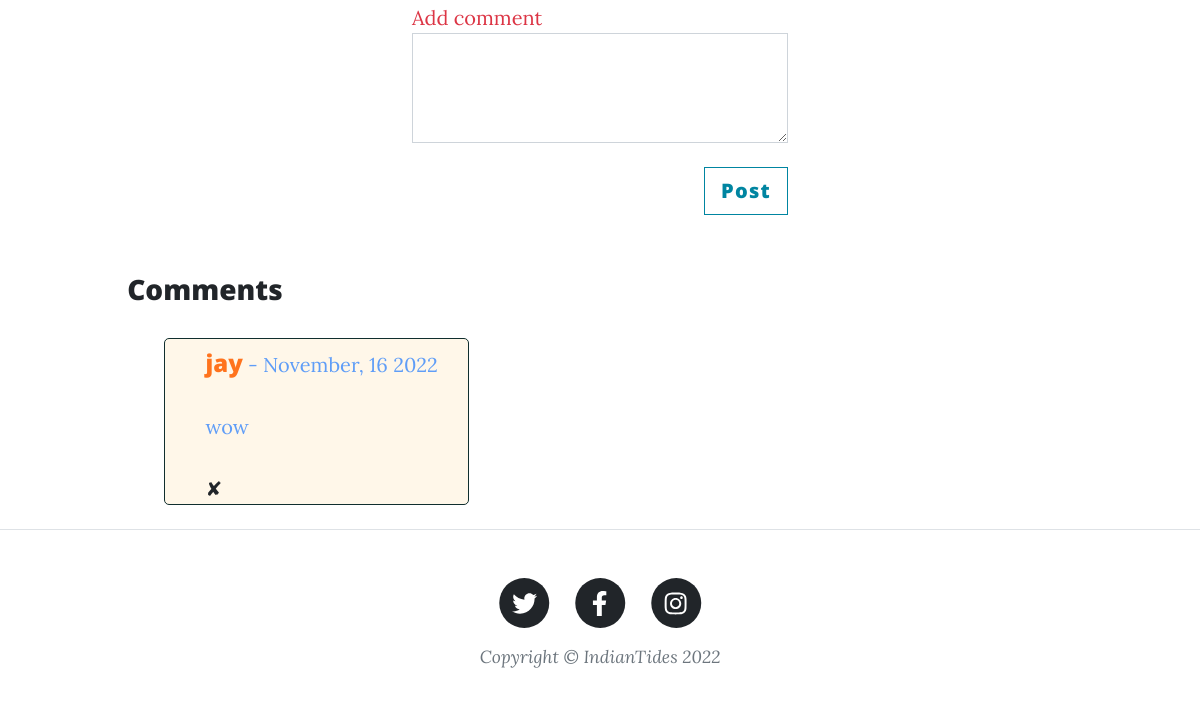
/post/1 (lower part), run on an earlier commit of the app's database.
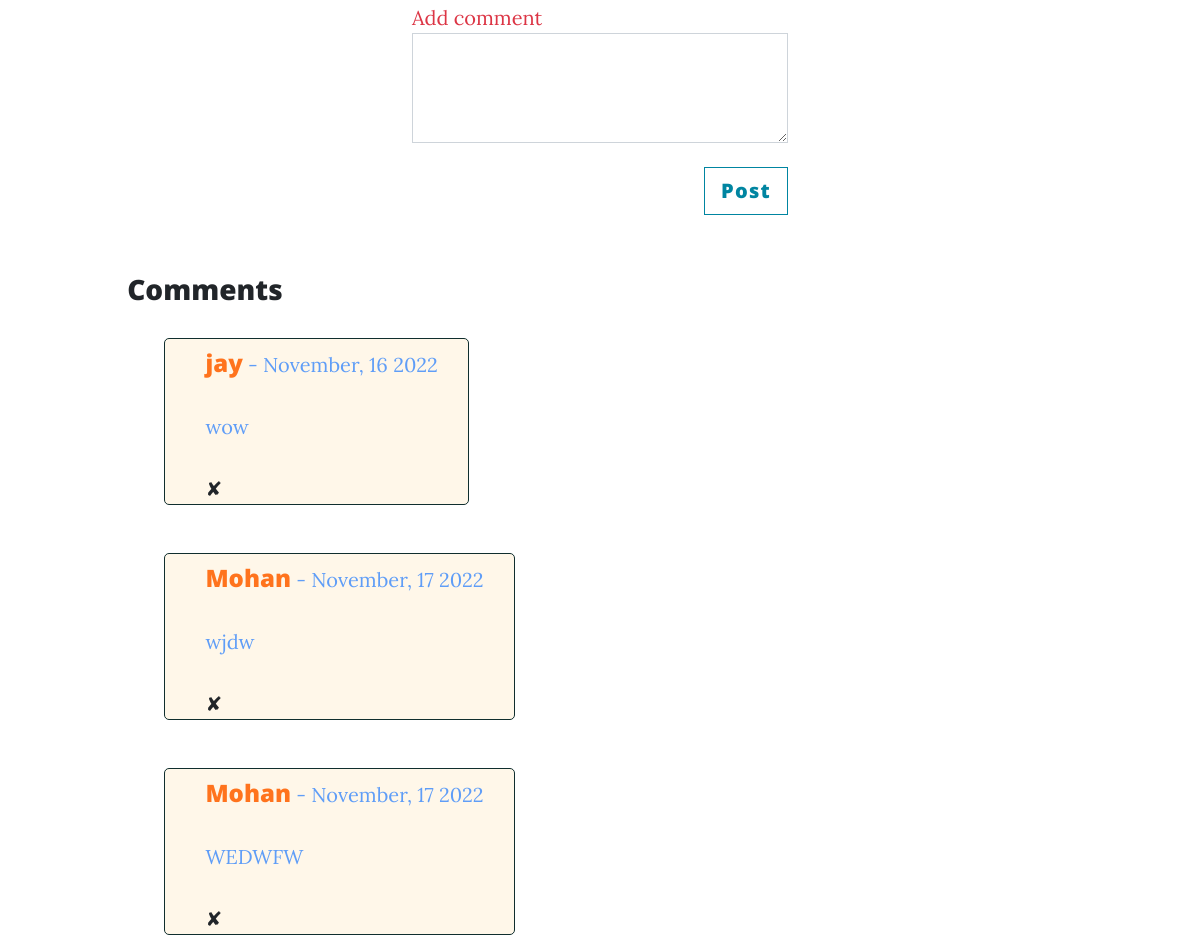
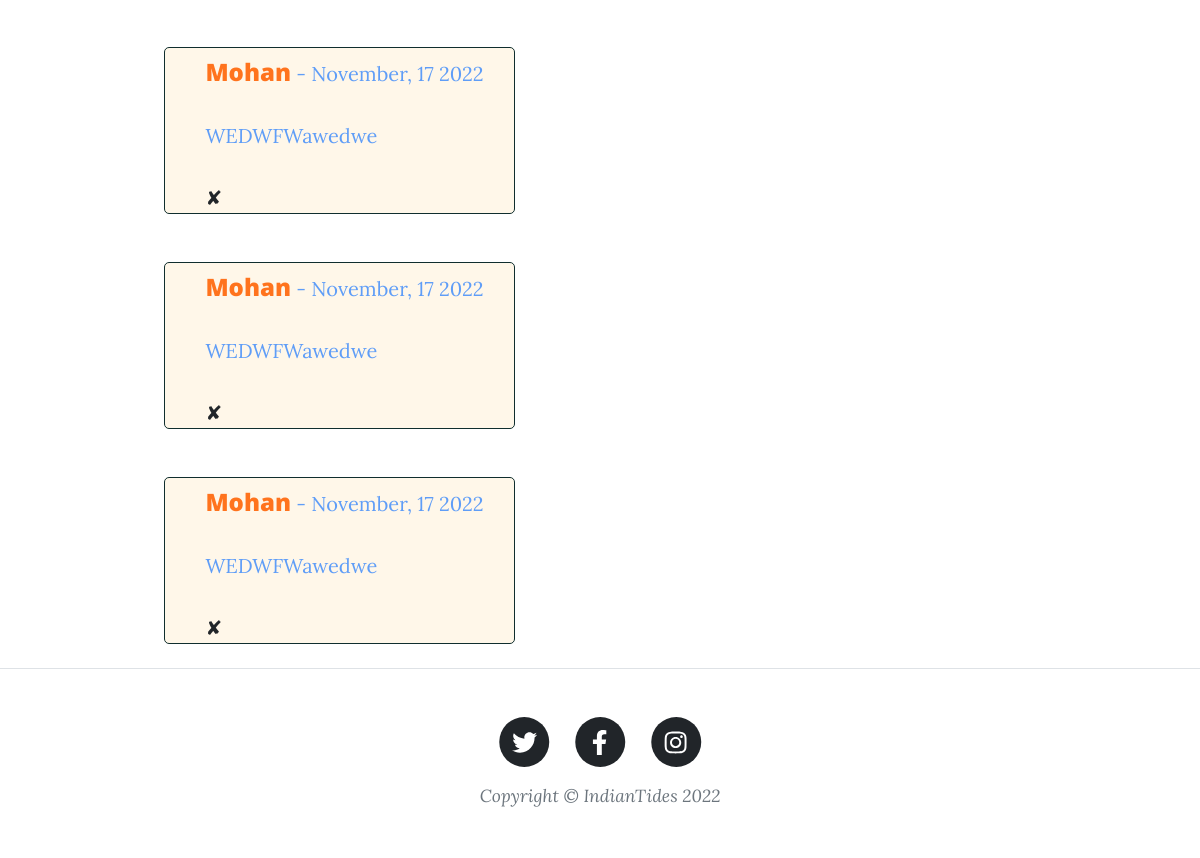
And on a later commit of the database (2 pictures, top to bottom).
### main.py (models this page shows)
class Comment(db.Model):
    __tablename__ = "Comment"
    id = db.Column(db.Integer, primary_key=True)
    author = db.Column(db.Integer, db.ForeignKey("User_table.id"))
    author_rel = db.relationship("User", back_populates="comments")
    post = db.Column(db.Integer, db.ForeignKey("Post.id"))
    post_rel = db.relationship("Post", back_populates="comments")
    body = db.Column(db.String(1500), nullable=False)
    time = db.Column(db.String(20), nullable=False)
    date = db.Column(db.String(20), nullable=False)

class User(UserMixin, db.Model):
    __tablename__ = "User_table"
    id = db.Column(db.Integer, primary_key=True)
    name = db.Column(db.String(30), nullable=False)
    email = db.Column(db.String(50), unique=True, nullable=False)
    password = db.Column(db.String(50), nullable=False)
    posts = db.relationship("Post", back_populates="author_rel")
    comments = db.relationship("Comment", back_populates="author_rel")

### main.py (the view, shortened to what this page needs)
@app.route("/post/<int:id>", methods=['GET', 'POST'])
def get_blog(id):
    today_time = time.strftime("%I:%M:%S")
    blog = Post.query.get(id)
    comment_form = CommentForm()
    return render_template("post.html", form=comment_form, data=blog, time=today_time, date=today_date)

### main.py
class CommentForm(FlaskForm):
    body = CKEditorField(label="Add comment", validators=[DataRequired(message="Add comment then submit.")])
    submit = SubmitField(label="Post")

### templates/post.html (shortened to what this page needs)
<!DOCTYPE html>
<html lang="en">
{% import 'bootstrap/wtf.html' as wtf%}
<head>
    <link href="../static/css/styles.css" rel="stylesheet"/>
</head>
<body>
<div class="container-fluid">
    <div class="row d-flex justify-content-center">
        <div class="col-sm-10 col-md-6 col-lg-4">
            <form class="text-danger" action="{{url_for('get_blog',id=data.id)}}" enctype="multipart/form-data"
                  method="post">
                {{ wtf.form_field(form.body) }}
                <div class="mt-4 text-primary d-flex justify-content-end">
                    {{ wtf.form_field(form.submit,class_="btn btn-lg btn-outline-primary") }}
                </div>
            </form>
        </div>
    </div>
</div>
    <div class="container-fluid row">
        <h3 class="comment-tag">Comments</h3>
        {% for comment in data.comments%}
        <div class="col-10 pb-4 d-flex justify-content-between">
            <div class="comment mt-4 text-justify float-right">
                <h4>{{comment.author_rel.name}}</h4>
                <span>- {{comment.date}}</span>
                <p>{{comment.body}}</p>
                <a href="{{url_for('delete_comment',id=comment.id)}}">✘</a>
            </div>
        </div>
        {% endfor %}
    </div>
{% include 'footer.html'%}
</body>
</html>

### templates/footer.html
<footer class="border-top">
    <div class="container px-4 px-lg-5">
        <div class="row gx-4 gx-lg-5 justify-content-center">
            <div class="col-md-10 col-lg-8 col-xl-7">
                <ul class="list-inline text-center">
                    <li class="list-inline-item">
                        <a href="https://twitter.com/Mohan14026406">
                                    <span class="fa-stack fa-lg">
                                        <i class="fas fa-circle fa-stack-2x"></i>
                                        <i class="fab fa-twitter fa-stack-1x fa-inverse"></i>
                                    </span>
                        </a>
                    </li>
                    <li class="list-inline-item">
                        <a href="https://www.facebook.com/Mohanvankar">
                                    <span class="fa-stack fa-lg">
                                        <i class="fas fa-circle fa-stack-2x"></i>
                                        <i class="fab fa-facebook-f fa-stack-1x fa-inverse"></i>
                                    </span></a>
                    </li>
                    <li class="list-inline-item">
                        <a href="https://www.instagram.com/mdvankar/">
                                    <span class="fa-stack fa-lg">
                                        <i class="fas fa-circle fa-stack-2x"></i>
                                        <i class="fab fa-instagram fa-stack-1x fa-inverse"></i>
                                    </span>
                        </a>
                    </li>
                </ul>
                <div class="small text-center text-muted fst-italic">Copyright &copy; IndianTides {{date.split(" ")[2]}}</div>
            </div>
        </div>
    </div>
</footer>

What changed in the data, as far as the page shows it:
added Comment: author_rel.name "Mohan", date "November, 17 2022", body "wjdw"
added Comment: author_rel.name "Mohan", date "November, 17 2022", body "WEDWFW"
added Comment: author_rel.name "Mohan", date "November, 17 2022", body "WEDWFWawedwe"
added Comment: author_rel.name "Mohan", date "November, 17 2022", body "WEDWFWawedwe"
added Comment: author_rel.name "Mohan", date "November, 17 2022", body "WEDWFWawedwe"
